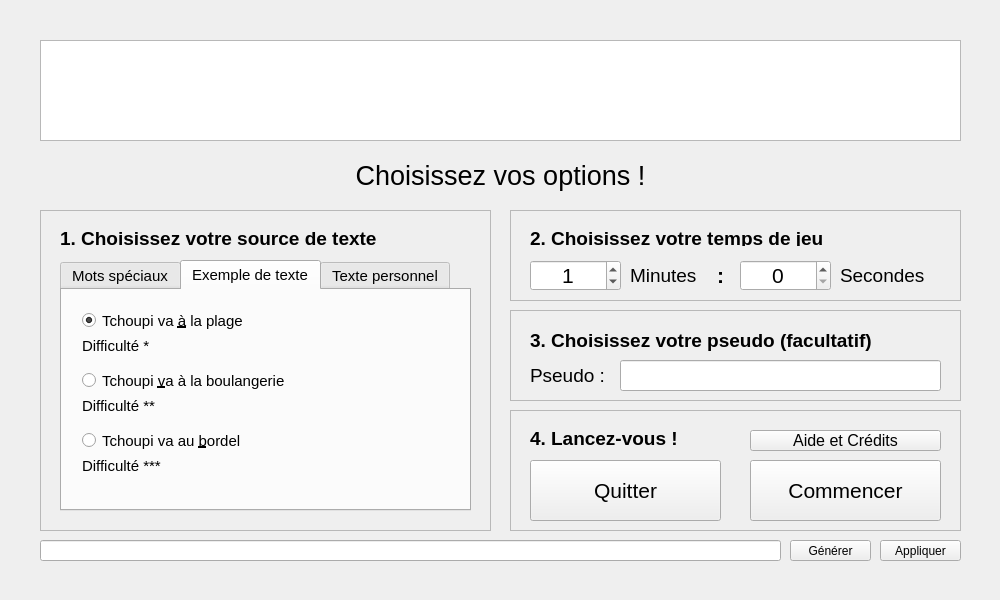
<?xml version="1.0" encoding="UTF-8"?>
<ui version="4.0">
 <class>Menu</class>
 <widget class="QMainWindow" name="Menu">
  <property name="geometry">
   <rect>
    <x>0</x>
    <y>0</y>
    <width>1000</width>
    <height>600</height>
   </rect>
  </property>
  <property name="sizePolicy">
   <sizepolicy hsizetype="Fixed" vsizetype="Fixed">
    <horstretch>0</horstretch>
    <verstretch>0</verstretch>
   </sizepolicy>
  </property>
  <property name="minimumSize">
   <size>
    <width>1000</width>
    <height>600</height>
   </size>
  </property>
  <property name="maximumSize">
   <size>
    <width>1000</width>
    <height>600</height>
   </size>
  </property>
  <property name="windowTitle">
   <string>Menu</string>
  </property>
  <widget class="QWidget" name="ZoneCentrale">
   <widget class="QGraphicsView" name="LabelIcone">
    <property name="geometry">
     <rect>
      <x>40</x>
      <y>40</y>
      <width>921</width>
      <height>101</height>
     </rect>
    </property>
   </widget>
   <widget class="QLabel" name="LabelChoisissez">
    <property name="geometry">
     <rect>
      <x>280</x>
      <y>160</y>
      <width>441</width>
      <height>31</height>
     </rect>
    </property>
    <property name="font">
     <font>
      <pointsize>20</pointsize>
     </font>
    </property>
    <property name="text">
     <string>Choisissez vos options !</string>
    </property>
    <property name="alignment">
     <set>Qt::AlignCenter</set>
    </property>
   </widget>
   <widget class="QFrame" name="FrameTempsJeu">
    <property name="geometry">
     <rect>
      <x>510</x>
      <y>210</y>
      <width>451</width>
      <height>91</height>
     </rect>
    </property>
    <property name="frameShape">
     <enum>QFrame::StyledPanel</enum>
    </property>
    <property name="frameShadow">
     <enum>QFrame::Plain</enum>
    </property>
    <widget class="QLabel" name="LabelTempsJeuT">
     <property name="geometry">
      <rect>
       <x>20</x>
       <y>20</y>
       <width>411</width>
       <height>16</height>
      </rect>
     </property>
     <property name="font">
      <font>
       <pointsize>14</pointsize>
       <weight>75</weight>
       <bold>true</bold>
      </font>
     </property>
     <property name="text">
      <string>2. Choisissez votre temps de jeu</string>
     </property>
    </widget>
    <widget class="QLabel" name="LabelTempsJeuMinutes">
     <property name="geometry">
      <rect>
       <x>120</x>
       <y>50</y>
       <width>101</width>
       <height>31</height>
      </rect>
     </property>
     <property name="font">
      <font>
       <pointsize>14</pointsize>
      </font>
     </property>
     <property name="text">
      <string>Minutes</string>
     </property>
    </widget>
    <widget class="QLabel" name="LabelTempsJeuSecondes">
     <property name="geometry">
      <rect>
       <x>330</x>
       <y>50</y>
       <width>101</width>
       <height>31</height>
      </rect>
     </property>
     <property name="font">
      <font>
       <pointsize>14</pointsize>
      </font>
     </property>
     <property name="text">
      <string>Secondes</string>
     </property>
    </widget>
    <widget class="QLabel" name="LabelTempsColon">
     <property name="geometry">
      <rect>
       <x>190</x>
       <y>50</y>
       <width>41</width>
       <height>31</height>
      </rect>
     </property>
     <property name="font">
      <font>
       <pointsize>16</pointsize>
       <weight>75</weight>
       <bold>true</bold>
      </font>
     </property>
     <property name="text">
      <string>:</string>
     </property>
     <property name="alignment">
      <set>Qt::AlignCenter</set>
     </property>
    </widget>
    <widget class="QSpinBox" name="SBoxMinutes">
     <property name="geometry">
      <rect>
       <x>20</x>
       <y>50</y>
       <width>91</width>
       <height>31</height>
      </rect>
     </property>
     <property name="font">
      <font>
       <pointsize>16</pointsize>
      </font>
     </property>
     <property name="alignment">
      <set>Qt::AlignCenter</set>
     </property>
     <property name="maximum">
      <number>10</number>
     </property>
     <property name="singleStep">
      <number>1</number>
     </property>
     <property name="value">
      <number>1</number>
     </property>
    </widget>
    <widget class="QSpinBox" name="SBoxSecondes">
     <property name="geometry">
      <rect>
       <x>230</x>
       <y>50</y>
       <width>91</width>
       <height>31</height>
      </rect>
     </property>
     <property name="font">
      <font>
       <pointsize>16</pointsize>
      </font>
     </property>
     <property name="alignment">
      <set>Qt::AlignCenter</set>
     </property>
     <property name="maximum">
      <number>50</number>
     </property>
     <property name="singleStep">
      <number>10</number>
     </property>
    </widget>
   </widget>
   <widget class="QFrame" name="FrameSource">
    <property name="geometry">
     <rect>
      <x>40</x>
      <y>210</y>
      <width>451</width>
      <height>321</height>
     </rect>
    </property>
    <property name="frameShape">
     <enum>QFrame::StyledPanel</enum>
    </property>
    <property name="frameShadow">
     <enum>QFrame::Raised</enum>
    </property>
    <widget class="QLabel" name="LabelSource">
     <property name="geometry">
      <rect>
       <x>20</x>
       <y>20</y>
       <width>411</width>
       <height>16</height>
      </rect>
     </property>
     <property name="font">
      <font>
       <pointsize>14</pointsize>
       <weight>75</weight>
       <bold>true</bold>
      </font>
     </property>
     <property name="text">
      <string>1. Choisissez votre source de texte</string>
     </property>
    </widget>
    <widget class="QTabWidget" name="TabSourceTexte">
     <property name="geometry">
      <rect>
       <x>20</x>
       <y>50</y>
       <width>411</width>
       <height>251</height>
      </rect>
     </property>
     <property name="font">
      <font>
       <pointsize>11</pointsize>
      </font>
     </property>
     <property name="currentIndex">
      <number>1</number>
     </property>
     <widget class="QWidget" name="TabSpeciaux">
      <attribute name="title">
       <string>Mots spéciaux</string>
      </attribute>
      <widget class="Line" name="Sep1">
       <property name="geometry">
        <rect>
         <x>20</x>
         <y>100</y>
         <width>371</width>
         <height>21</height>
        </rect>
       </property>
       <property name="orientation">
        <enum>Qt::Horizontal</enum>
       </property>
      </widget>
      <widget class="QLabel" name="LabelSyll">
       <property name="geometry">
        <rect>
         <x>50</x>
         <y>170</y>
         <width>211</width>
         <height>31</height>
        </rect>
       </property>
       <property name="font">
        <font>
         <pointsize>14</pointsize>
        </font>
       </property>
       <property name="text">
        <string>possédant la syllabe</string>
       </property>
      </widget>
      <widget class="QRadioButton" name="RadioMotsFR">
       <property name="geometry">
        <rect>
         <x>20</x>
         <y>20</y>
         <width>131</width>
         <height>31</height>
        </rect>
       </property>
       <property name="font">
        <font>
         <pointsize>14</pointsize>
        </font>
       </property>
       <property name="text">
        <string> Affiche&amp;r les</string>
       </property>
       <property name="checked">
        <bool>true</bool>
       </property>
      </widget>
      <widget class="QSpinBox" name="SBoxMotsFR">
       <property name="geometry">
        <rect>
         <x>160</x>
         <y>20</y>
         <width>91</width>
         <height>31</height>
        </rect>
       </property>
       <property name="font">
        <font>
         <pointsize>14</pointsize>
        </font>
       </property>
       <property name="alignment">
        <set>Qt::AlignCenter</set>
       </property>
       <property name="minimum">
        <number>100</number>
       </property>
       <property name="maximum">
        <number>5000</number>
       </property>
       <property name="singleStep">
        <number>100</number>
       </property>
       <property name="value">
        <number>100</number>
       </property>
      </widget>
      <widget class="QLabel" name="LabelMotsFR1">
       <property name="geometry">
        <rect>
         <x>260</x>
         <y>20</y>
         <width>131</width>
         <height>31</height>
        </rect>
       </property>
       <property name="font">
        <font>
         <pointsize>14</pointsize>
        </font>
       </property>
       <property name="text">
        <string>mots les plus</string>
       </property>
      </widget>
      <widget class="QLabel" name="LabelMotsFR2">
       <property name="geometry">
        <rect>
         <x>50</x>
         <y>60</y>
         <width>331</width>
         <height>31</height>
        </rect>
       </property>
       <property name="font">
        <font>
         <pointsize>14</pointsize>
        </font>
       </property>
       <property name="text">
        <string>utilisés de la langue française</string>
       </property>
       <property name="alignment">
        <set>Qt::AlignLeading|Qt::AlignLeft|Qt::AlignVCenter</set>
       </property>
      </widget>
      <widget class="QRadioButton" name="RadioSyll">
       <property name="geometry">
        <rect>
         <x>20</x>
         <y>130</y>
         <width>371</width>
         <height>31</height>
        </rect>
       </property>
       <property name="font">
        <font>
         <pointsize>14</pointsize>
        </font>
       </property>
       <property name="text">
        <string> Afficher uni&amp;quement des mots</string>
       </property>
      </widget>
      <widget class="QLineEdit" name="EntrySyll">
       <property name="geometry">
        <rect>
         <x>240</x>
         <y>170</y>
         <width>81</width>
         <height>31</height>
        </rect>
       </property>
       <property name="font">
        <font>
         <pointsize>14</pointsize>
        </font>
       </property>
       <property name="maxLength">
        <number>5</number>
       </property>
       <property name="alignment">
        <set>Qt::AlignCenter</set>
       </property>
      </widget>
     </widget>
     <widget class="QWidget" name="TabExemple">
      <attribute name="title">
       <string>Exemple de texte</string>
      </attribute>
      <widget class="QRadioButton" name="LabelTexteEx1R">
       <property name="geometry">
        <rect>
         <x>20</x>
         <y>20</y>
         <width>371</width>
         <height>21</height>
        </rect>
       </property>
       <property name="text">
        <string>Tchoupi va &amp;à la plage</string>
       </property>
       <property name="checked">
        <bool>true</bool>
       </property>
      </widget>
      <widget class="QRadioButton" name="LabelTexteEx2R">
       <property name="geometry">
        <rect>
         <x>20</x>
         <y>80</y>
         <width>371</width>
         <height>21</height>
        </rect>
       </property>
       <property name="text">
        <string>Tchoupi &amp;va à la boulangerie</string>
       </property>
      </widget>
      <widget class="QRadioButton" name="LabelTexteEx3R">
       <property name="geometry">
        <rect>
         <x>20</x>
         <y>140</y>
         <width>371</width>
         <height>21</height>
        </rect>
       </property>
       <property name="text">
        <string>Tchoupi va au &amp;bordel</string>
       </property>
      </widget>
      <widget class="QLabel" name="LabelTexteEx1">
       <property name="geometry">
        <rect>
         <x>20</x>
         <y>40</y>
         <width>371</width>
         <height>31</height>
        </rect>
       </property>
       <property name="text">
        <string>Difficulté *</string>
       </property>
      </widget>
      <widget class="QLabel" name="LabelTexteEx2">
       <property name="geometry">
        <rect>
         <x>20</x>
         <y>100</y>
         <width>371</width>
         <height>31</height>
        </rect>
       </property>
       <property name="text">
        <string>Difficulté **</string>
       </property>
      </widget>
      <widget class="QLabel" name="LabelTexteEx3">
       <property name="geometry">
        <rect>
         <x>20</x>
         <y>160</y>
         <width>371</width>
         <height>31</height>
        </rect>
       </property>
       <property name="text">
        <string>Difficulté ***</string>
       </property>
      </widget>
     </widget>
     <widget class="QWidget" name="TabPerso">
      <attribute name="title">
       <string>Texte personnel</string>
      </attribute>
      <widget class="QRadioButton" name="CollerTexteR">
       <property name="geometry">
        <rect>
         <x>20</x>
         <y>10</y>
         <width>371</width>
         <height>21</height>
        </rect>
       </property>
       <property name="text">
        <string>&amp;Texte (copier-coller) :</string>
       </property>
       <property name="checked">
        <bool>true</bool>
       </property>
      </widget>
      <widget class="QPlainTextEdit" name="CollerTexteV">
       <property name="geometry">
        <rect>
         <x>20</x>
         <y>40</y>
         <width>371</width>
         <height>131</height>
        </rect>
       </property>
       <property name="font">
        <font>
         <pointsize>11</pointsize>
        </font>
       </property>
      </widget>
      <widget class="QRadioButton" name="NomTexteR">
       <property name="geometry">
        <rect>
         <x>20</x>
         <y>180</y>
         <width>151</width>
         <height>21</height>
        </rect>
       </property>
       <property name="text">
        <string>Nom du fichier :</string>
       </property>
      </widget>
      <widget class="QLineEdit" name="NomTexteV">
       <property name="geometry">
        <rect>
         <x>170</x>
         <y>180</y>
         <width>221</width>
         <height>21</height>
        </rect>
       </property>
       <property name="font">
        <font>
         <pointsize>11</pointsize>
        </font>
       </property>
       <property name="alignment">
        <set>Qt::AlignCenter</set>
       </property>
      </widget>
     </widget>
    </widget>
   </widget>
   <widget class="QFrame" name="FrameControles">
    <property name="geometry">
     <rect>
      <x>510</x>
      <y>410</y>
      <width>451</width>
      <height>121</height>
     </rect>
    </property>
    <property name="frameShape">
     <enum>QFrame::StyledPanel</enum>
    </property>
    <property name="frameShadow">
     <enum>QFrame::Raised</enum>
    </property>
    <widget class="QLabel" name="LabelLancez">
     <property name="geometry">
      <rect>
       <x>20</x>
       <y>20</y>
       <width>411</width>
       <height>16</height>
      </rect>
     </property>
     <property name="font">
      <font>
       <pointsize>14</pointsize>
       <weight>75</weight>
       <bold>true</bold>
      </font>
     </property>
     <property name="text">
      <string>4. Lancez-vous !</string>
     </property>
    </widget>
    <widget class="QPushButton" name="BoutonCommencer">
     <property name="geometry">
      <rect>
       <x>240</x>
       <y>50</y>
       <width>191</width>
       <height>61</height>
      </rect>
     </property>
     <property name="font">
      <font>
       <pointsize>16</pointsize>
      </font>
     </property>
     <property name="text">
      <string>Commencer</string>
     </property>
    </widget>
    <widget class="QPushButton" name="BoutonQuitter">
     <property name="geometry">
      <rect>
       <x>20</x>
       <y>50</y>
       <width>191</width>
       <height>61</height>
      </rect>
     </property>
     <property name="font">
      <font>
       <pointsize>16</pointsize>
      </font>
     </property>
     <property name="text">
      <string>Quitter</string>
     </property>
    </widget>
    <widget class="QPushButton" name="BoutonAide">
     <property name="geometry">
      <rect>
       <x>240</x>
       <y>20</y>
       <width>191</width>
       <height>21</height>
      </rect>
     </property>
     <property name="font">
      <font>
       <pointsize>12</pointsize>
      </font>
     </property>
     <property name="text">
      <string>Aide et Crédits</string>
     </property>
    </widget>
   </widget>
   <widget class="QLineEdit" name="EntryParam">
    <property name="geometry">
     <rect>
      <x>40</x>
      <y>540</y>
      <width>741</width>
      <height>21</height>
     </rect>
    </property>
    <property name="maxLength">
     <number>5000</number>
    </property>
   </widget>
   <widget class="QPushButton" name="BoutonGenererParam">
    <property name="geometry">
     <rect>
      <x>790</x>
      <y>540</y>
      <width>81</width>
      <height>21</height>
     </rect>
    </property>
    <property name="text">
     <string>Générer</string>
    </property>
   </widget>
   <widget class="QPushButton" name="BoutonAppliquerParam">
    <property name="geometry">
     <rect>
      <x>880</x>
      <y>540</y>
      <width>81</width>
      <height>21</height>
     </rect>
    </property>
    <property name="text">
     <string>Appliquer</string>
    </property>
   </widget>
   <widget class="QFrame" name="FramePseudo">
    <property name="geometry">
     <rect>
      <x>510</x>
      <y>310</y>
      <width>451</width>
      <height>91</height>
     </rect>
    </property>
    <property name="frameShape">
     <enum>QFrame::StyledPanel</enum>
    </property>
    <property name="frameShadow">
     <enum>QFrame::Raised</enum>
    </property>
    <widget class="QLabel" name="LabelPseudoT">
     <property name="geometry">
      <rect>
       <x>20</x>
       <y>20</y>
       <width>411</width>
       <height>21</height>
      </rect>
     </property>
     <property name="font">
      <font>
       <pointsize>14</pointsize>
       <weight>75</weight>
       <bold>true</bold>
      </font>
     </property>
     <property name="text">
      <string>3. Choisissez votre pseudo (facultatif)</string>
     </property>
    </widget>
    <widget class="QLabel" name="LabelPseudo">
     <property name="geometry">
      <rect>
       <x>20</x>
       <y>50</y>
       <width>111</width>
       <height>31</height>
      </rect>
     </property>
     <property name="font">
      <font>
       <pointsize>14</pointsize>
      </font>
     </property>
     <property name="text">
      <string>Pseudo :</string>
     </property>
    </widget>
    <widget class="QLineEdit" name="EntryPseudo">
     <property name="geometry">
      <rect>
       <x>110</x>
       <y>50</y>
       <width>321</width>
       <height>31</height>
      </rect>
     </property>
     <property name="font">
      <font>
       <pointsize>14</pointsize>
       <italic>true</italic>
      </font>
     </property>
     <property name="maxLength">
      <number>20</number>
     </property>
     <property name="alignment">
      <set>Qt::AlignCenter</set>
     </property>
    </widget>
   </widget>
  </widget>
  <action name="actionImprimer_scores">
   <property name="text">
    <string>Imprimer scores</string>
   </property>
  </action>
  <action name="actionPoubelle_Ctrl_Q">
   <property name="text">
    <string>Poubelle (Ctrl + Q)</string>
   </property>
  </action>
  <action name="actionPouet_OMFG">
   <property name="text">
    <string>Pouet (OMFG)</string>
   </property>
  </action>
  <action name="actionTruc_FTG">
   <property name="text">
    <string>Truc (FTG)</string>
   </property>
  </action>
  <action name="MenuFichierQuitter">
   <property name="enabled">
    <bool>true</bool>
   </property>
   <property name="text">
    <string>&amp;Quitter (Ctrl + Q)</string>
   </property>
  </action>
  <action name="MenuFichierParDefaut">
   <property name="text">
    <string>&amp;Par Défaut (Ctrl + D)</string>
   </property>
  </action>
  <action name="MenuAideOuvrirAide">
   <property name="text">
    <string>&amp;Ouvrir le fichier d'aide (Ctrl + H)</string>
   </property>
  </action>
  <action name="MenuAideOuvrirCredits">
   <property name="text">
    <string>Ouvrir &amp;les crédits (Ctrl + R)</string>
   </property>
  </action>
 </widget>
 <layoutdefault spacing="6" margin="11"/>
 <resources/>
 <connections/>
</ui>
